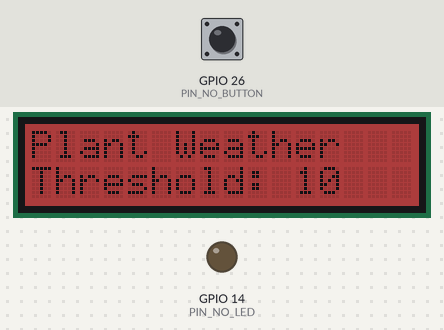
Bench run of a program on a simulated ESP32. On the bench: 16×2 character LCD, output pins drawn as LEDs (lit = HIGH). The test bench sets the inputs (shaded band); at power-on: GPIO 26 (PIN_NO_BUTTON) LOW. WiFi joins after 1.5 s; servers stay silent unless stated; a WiFi scan finds three made-up networks; not simulated (calls return 0 or success): arduino_secrets.h; names the files do not define were given values by the test bench: SECRET_MAIL_PORT = 80; what the program prints to the serial monitor is not drawn.

Above: at 1.2 s.
1.3 s: GPIO 26 (PIN_NO_BUTTON) pulled HIGH for 0.15 s
At 2.5 s:
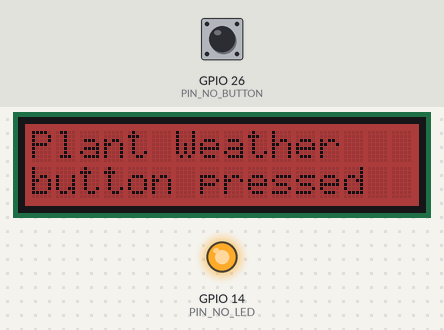
4.4 s: GPIO 26 (PIN_NO_BUTTON) pulled HIGH for 3.2 s
At 13.0 s:
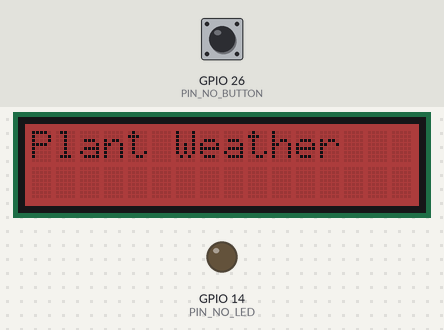
13.3 s: GPIO 26 (PIN_NO_BUTTON) pulled HIGH for 1 s
At 17.1 s:
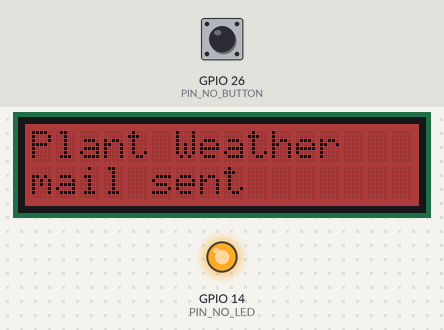
17.3 s: GPIO 26 (PIN_NO_BUTTON) driven HIGH
At 18.57 s:
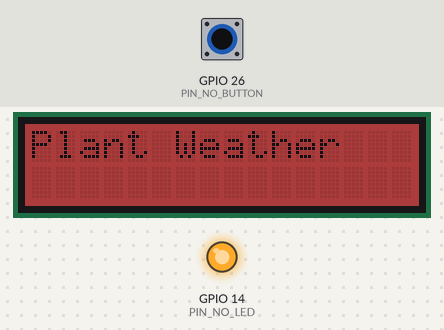
Timing chart, 0 to 20.3 s (numbered marks = the images above; inputs shaded):
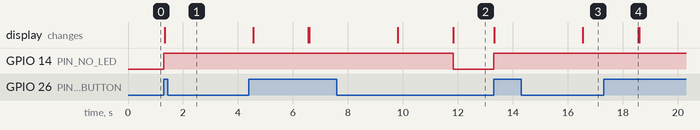

The program:

main.cpp
```cpp
#include <Arduino.h>
#include <WiFi.h>
#include <ESP_Mail_Client.h>
#include <Wire.h>
#include <rgb_lcd.h>
#include <arduino_secrets.h>

#define PIN_NO_LED 14
#define PIN_NO_BUTTON 26
#define PIN_NO_DISPLAY_SDA 17
#define PIN_NO_DISPLAY_SCL 16

volatile bool buttonState = false;
rgb_lcd lcd;
char messageBuffer[50];
int threshold = 10;

void buttonClicked() {
    buttonState = digitalRead(PIN_NO_BUTTON);
}

void listNetworks() {
    // scan for nearby networks:
    Serial.println("** Scan Networks **");
    int numSsid = WiFi.scanNetworks();
    if (numSsid == -1) {
        Serial.println("Couldn't get a wifi connection");
        while (true);
    }

    // print the list of networks seen:
    Serial.print("number of available networks:");
    Serial.println(numSsid);

    // print the network number and name for each network found:
    for (int thisNet = 0; thisNet < numSsid; thisNet++) {
        Serial.print(thisNet);
        Serial.print(") ");
        Serial.print(WiFi.SSID(thisNet));
        Serial.print("\tSignal: ");
        Serial.print(WiFi.RSSI(thisNet));
        Serial.print(" dBm");
        Serial.print("\tEncryption: ");
        Serial.println(WiFi.encryptionType(thisNet));
    }

    Serial.println("---");
    Serial.print("localIP: ");
    Serial.print(WiFi.localIP());
    Serial.println();
    Serial.print("subnetMask: ");
    Serial.print(WiFi.subnetMask());
    Serial.println();
    Serial.print("gatewayIP: ");
    Serial.print(WiFi.gatewayIP());
    Serial.println();
    Serial.print("RSSI: ");
    Serial.print(WiFi.RSSI());
    Serial.println();
}

void printToLCD() {
    lcd.clear();
    lcd.setRGB(150, 0, 0);
    lcd.setCursor(0, 0);
    lcd.print("Plant Weather");
    lcd.setCursor(0, 1);
    lcd.print(messageBuffer);
}

void sendMail() {
    SMTPSession smtp;
    ESP_Mail_Session session;
    SMTP_Message message;
    session.server.host_name = SECRET_MAIL_HOST;
    session.server.port = SECRET_MAIL_PORT;
    session.login.email = SECRET_MAIL_USER;
    session.login.password = SECRET_MAIL_PASS;
    // session.login.user_domain = "client domain or ip e.g. mydomain.com";

    message.sender.name = "Plant Weather";
    message.sender.email = "plant@weather.io";
    message.subject = "Alert Message";
    message.addRecipient(SECRET_USER_NAME, SECRET_USER_MAIL);
    char buff[100];
    sprintf(buff, "Current Threshold: %i", threshold);
    message.text.content = buff;

    smtp.connect(&session);

    if (!MailClient.sendMail(&smtp, &message)) {
        Serial.println("Error sending Email, " + smtp.errorReason());
    }
}

void setup() {
    pinMode(PIN_NO_LED, OUTPUT);
    digitalWrite(PIN_NO_LED, LOW);

    pinMode(PIN_NO_BUTTON, INPUT);
    attachInterrupt(PIN_NO_BUTTON, buttonClicked, CHANGE);

    Serial.begin(9600);

    WiFi.begin(SECRET_WIFI_SSID, SECRET_WIFI_PASS);

    Wire.begin(PIN_NO_DISPLAY_SDA, PIN_NO_DISPLAY_SCL);

    lcd.begin(PIN_NO_DISPLAY_SCL, 2);
    sprintf(messageBuffer, "Threshold: %i", threshold);
    printToLCD();
}

void loop() {
    digitalWrite(PIN_NO_LED, buttonState);

    if (buttonState) {
        sprintf(messageBuffer, "button pressed");
        printToLCD();

        listNetworks();

        sendMail();
        sprintf(messageBuffer, "mail sent");
        printToLCD();

        delay(2000);
        sprintf(messageBuffer, "");
        printToLCD();
    }
}
```

Measured:
- after the input at 1.3 s, GPIO 14 (PIN_NO_LED): LOW → HIGH at once; the display: changes at once (image 1)
- after the input at 4.4 s, GPIO 14 (PIN_NO_LED): HIGH → LOW after 7.4 s instead of 2.2 s
- after the input at 13.3 s, GPIO 14 (PIN_NO_LED): LOW → HIGH at once; the display: first changes at once (image 3 shows a later state)
- after the input at 17.3 s, GPIO 14 (PIN_NO_LED): stays HIGH (without the input it goes to LOW after 1.3 s)
